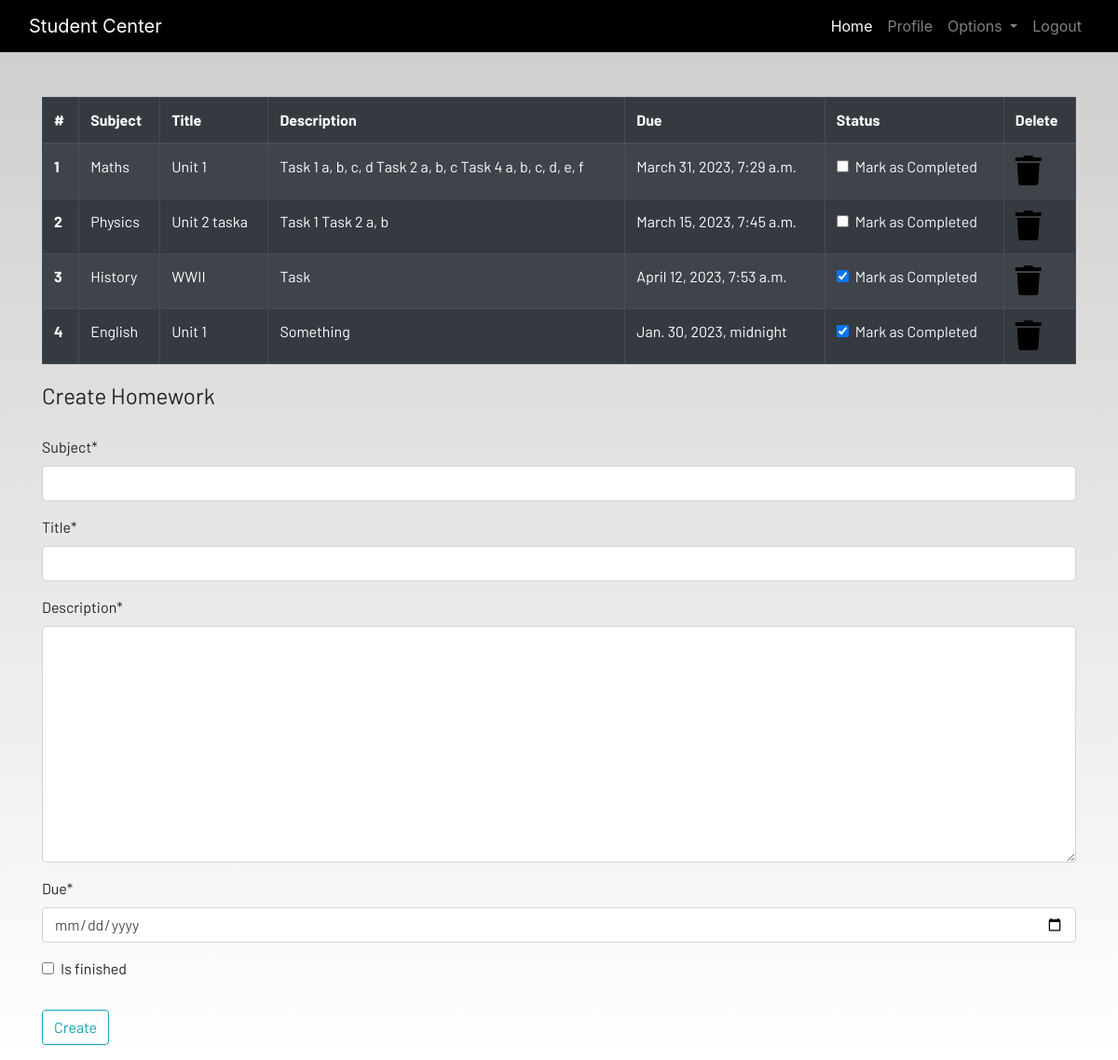
The page /homework (signed in) on the database its author committed.
### dashboard/models.py (models this page shows, shortened)
class Homework(models.Model):
    user = models.ForeignKey(User, on_delete=models.CASCADE)
    subject = models.CharField(max_length=50)
    title = models.CharField(max_length=100)
    description = models.TextField()
    due = models.DateTimeField()
    is_finished = models.BooleanField(default=False)

### dashboard/views.py (the view)
# urls.py: path('homework', views.homework, name="homework"),
@login_required
def homework(request):
    if request.method == "POST":
        form = HomeworkForm(request.POST)
        if form.is_valid():
            try:
                finished = request.POST['is_finished']
                if finished == 'on':
                    finished = True
                else:
                    finished = False
            except:
                finished = False
            homeworks = Homework(
                user=request.user,
                subject=request.POST['subject'],
                title=request.POST['title'],
                description=request.POST['description'],
                due=request.POST['due'],
                is_finished=finished
            )
            homeworks.save()
            messages.success(request, f'Homework Added from {request.user.username} !')
    else:
        form = HomeworkForm()
    homework = Homework.objects.filter(user=request.user)
    if len(homework) == 0:
        homework_done = True
    else:
        homework_done = False
    context = {'homeworks': homework, 'homeworks_done': homework_done, 'form': form, }
    return render(request, 'dashboard/homework.html', context)

### dashboard/forms.py
class HomeworkForm(forms.ModelForm):
    class Meta:
        model = Homework
        widgets = {'due': DateInput()}
        fields = ['subject', 'title', 'description', 'due', 'is_finished']

### dashboard/templates/dashboard/homework.html (shortened to what this page needs)
{% extends 'dashboard/base.html' %}
{% load static %}
{% load crispy_forms_tags %}
{% block content %}
<div class="container">
    {% if not homework_done %}
    <table class="table table-striped table-bordered table-hover table-dark">
        <thead>
            <tr>
                <th scope="col">#</th>
                <th scope="col">Subject</th>
                <th scope="col">Title</th>
                <th scope="col">Description</th>
                <th scope="col">Due</th>
                <th scope="col">Status</th>
                <th scope="col">Delete</th>
            </tr>
        </thead>
        <tbody>
            {% for homework in homeworks %}
            <tr>
                <th scope="row">{{forloop.counter}}</th>
                <td>{{homework.subject}}</td>
                <td>{{homework.title}}</td>
                <td>{{homework.description}}</td>
                <td>{{homework.due}}</td>
                <td>
                    <a href="{% url 'update-homework' homework.id %}">
                        <div class="form-check">
                            {% if homework.is_finished == True %}
                            <input class="form-check-input" type="checkbox" value="" checked>
                            {% else %}
                            <input class="form-check-input" type="checkbox" value="">
                            {% endif %}
                            <label class="form-check-label text-light" for="flexCheckDefault">
                                Mark as Completed
                            </label>
                        </div>
                    </a>
                </td>
                <td><a href="{% url 'delete-homework' homework.id %}"><i class="fa fa-trash fa-2x"></i></a></td>
            </tr>
            {% endfor %}
        </tbody>
    </table>
    {% else %}
    <h4>All homeworks are completed!! Create to have more!!</h4>
    {% endif %}
</div>
<div class=" container">
    <form method="POST">
        <fieldset class="form-group">
            <legend class="border-bottom mb-4">Create Homework</legend>
            {{form|crispy}}
        </fieldset>
        <div class="form-group">
            <button href="" class="btn btn-outline-info" type="submit">
                Create
            </button>
        </div>
    </form>
</div>
{% endblock content %}

### static/css/main.css (style rules this page uses)
html { scroll-behavior: smooth; height: 100%; width: 100%; }
a { text-decoration: none !important; color: black; }
html, body { max-width: 100%; overflow-x: hidden; height: 100%; width: 100%; }
body { background: linear-gradient(rgba(0, 0, 0, 0.2), rgba(255, 255, 255, 0.5)); overflow-x: hidden; background-repeat: no-repeat; }
.fa { color: black; }

### rows shown on the page
Homework: subject "Maths", title "Unit 1", description "Task 1 a, b, c, d Task 2 a, b, c Task 4 a, b, c, d, e, f", due "March 31, 2023, 7:29 a.m."
Homework: subject "Physics", title "Unit 2 taska", description "Task 1 Task 2 a, b", due "March 15, 2023, 7:45 a.m."
Homework: subject "History", title "WWII", description "Task", due "April 12, 2023, 7:53 a.m."
Homework: subject "English", title "Unit 1", description "Something", due "Jan. 30, 2023, midnight"
